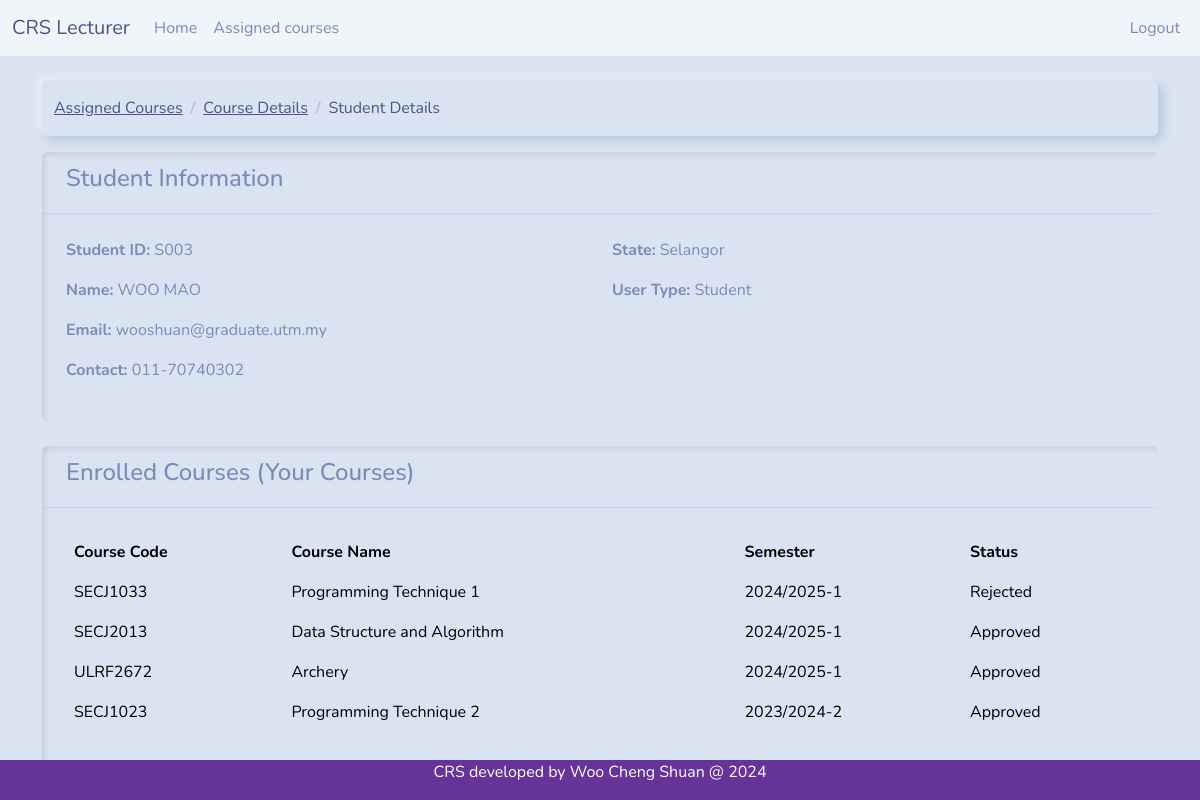
Screenshot of /student_details.php?id=S003 (signed in) with the database file from the repository.
### tables this page shows
CREATE TABLE `tb_user` (
  `u_sno` varchar(10) NOT NULL,
  `u_pwd` varchar(255) DEFAULT NULL,
  `u_name` varchar(50) NOT NULL,
  `u_contact` varchar(20) DEFAULT NULL,
  `u_state` varchar(20) NOT NULL,
  `u_req` timestamp NULL DEFAULT NULL,
  `u_email` varchar(30) NOT NULL,
  `u_utype` int(11) NOT NULL,
  `session_id` varchar(255) DEFAULT NULL,
  `last_activity` datetime DEFAULT NULL
);

CREATE TABLE `tb_registration` (
  `r_tid` int(11) NOT NULL COMMENT 'This is the transaction ID',
  `r_student` varchar(10) NOT NULL,
  `r_course` varchar(10) NOT NULL,
  `r_section` int(11) NOT NULL,
  `r_sem` varchar(11) NOT NULL,
  `r_status` int(11) NOT NULL
);

CREATE TABLE `tb_course` (
  `c_code` varchar(10) NOT NULL,
  `c_name` varchar(30) NOT NULL,
  `c_credit` int(11) NOT NULL,
  `c_sem` varchar(20) NOT NULL
);

CREATE TABLE `tb_regstatus` (
  `s_id` int(11) NOT NULL,
  `s_desc` varchar(20) NOT NULL
);

### student_details.php (the view, shortened to what this page needs)
<?php
include 'headerlec.php';
include 'dbconnect.php';
$lecturer_id = $_SESSION['u_sno'];
$student_id = mysqli_real_escape_string($con, $_GET['id']);
$sql = "SELECT u.u_sno, u.u_name, u.u_email, u.u_contact, u.u_state, u.u_utype
        FROM tb_user u
        WHERE u.u_sno = '$student_id'";
$result = mysqli_query($con, $sql);
$student = mysqli_fetch_assoc($result);
$sql = "SELECT c.c_code, c.c_name, r.r_sem, rs.s_desc as status_desc
        FROM tb_registration r
        JOIN tb_course c ON r.r_course = c.c_code
        JOIN tb_regstatus rs ON r.r_status = rs.s_id
        JOIN tb_section s ON r.r_section = s.s_id
        WHERE r.r_student = '$student_id'
        AND s.s_lecturer = '$lecturer_id'
        ORDER BY r.r_sem DESC";
$courses = mysqli_query($con, $sql);
?>
<div class="container mt-4">
    <nav aria-label="breadcrumb">
        <ol class="breadcrumb">
            <li class="breadcrumb-item"><a href="assignedcourse.php">Assigned Courses</a></li>
            <li class="breadcrumb-item"><a href="javascript:history.back()">Course Details</a></li>
            <li class="breadcrumb-item active" aria-current="page">Student Details</li>
        </ol>
    </nav>
    <div class="card mb-4">
        <div class="card-header">
            <h4>Student Information</h4>
        </div>
        <div class="card-body">
            <div class="row">
                <div class="col-md-6">
                    <p><strong>Student ID:</strong> <?php echo htmlspecialchars($student['u_sno']); ?></p>
                    <p><strong>Name:</strong> <?php echo htmlspecialchars($student['u_name']); ?></p>
                    <p><strong>Email:</strong> <?php echo htmlspecialchars($student['u_email']); ?></p>
                    <p><strong>Contact:</strong> <?php echo htmlspecialchars($student['u_contact']); ?></p>
                </div>
                <div class="col-md-6">
                    <p><strong>State:</strong> <?php echo htmlspecialchars($student['u_state']); ?></p>
                    <p><strong>User Type:</strong> <?php echo ($student['u_utype'] == 2 ? 'Student' : ''); ?></p>
                </div>
            </div>
        </div>
    </div>
    <div class="card mb-4">
        <div class="card-header">
            <h4>Enrolled Courses (Your Courses)</h4>
        </div>
        <div class="card-body">
            <div class="table-responsive">
                <table class="table table-hover">
                    <thead>
                        <tr>
                            <th>Course Code</th>
                            <th>Course Name</th>
                            <th>Semester</th>
                            <th>Status</th>
                        </tr>
                    </thead>
                    <tbody>
                        <?php
                        while($course = mysqli_fetch_array($courses)) {
                            echo "<tr>";
                            echo "<td>".htmlspecialchars($course['c_code'])."</td>";
                            echo "<td>".htmlspecialchars($course['c_name'])."</td>";
                            echo "<td>".htmlspecialchars($course['r_sem'])."</td>";
                            echo "<td>".htmlspecialchars($course['status_desc'])."</td>";
                            echo "</tr>";
                        }
                        ?>
                    </tbody>
                </table>
            </div>
        </div>
    </div>
</div>
<?php include 'footer.php'; ?>

### rows the page displays
tb_user: u_sno "S003", u_name "WOO MAO", u_email "wooshuan@graduate.utm.my", u_contact "011-70740302", u_state "Selangor"
tb_registration: r_course.c_code "SECJ1033", r_course.c_name "Programming Technique 1", r_sem "2024/2025-1", r_status.s_desc "Rejected"
tb_registration: r_course.c_code "SECJ2013", r_course.c_name "Data Structure and Algorithm", r_sem "2024/2025-1", r_status.s_desc "Approved"
tb_registration: r_course.c_code "ULRF2672", r_course.c_name "Archery", r_sem "2024/2025-1", r_status.s_desc "Approved"
tb_registration: r_course.c_code "SECJ1023", r_course.c_name "Programming Technique 2", r_sem "2023/2024-2", r_status.s_desc "Approved"
